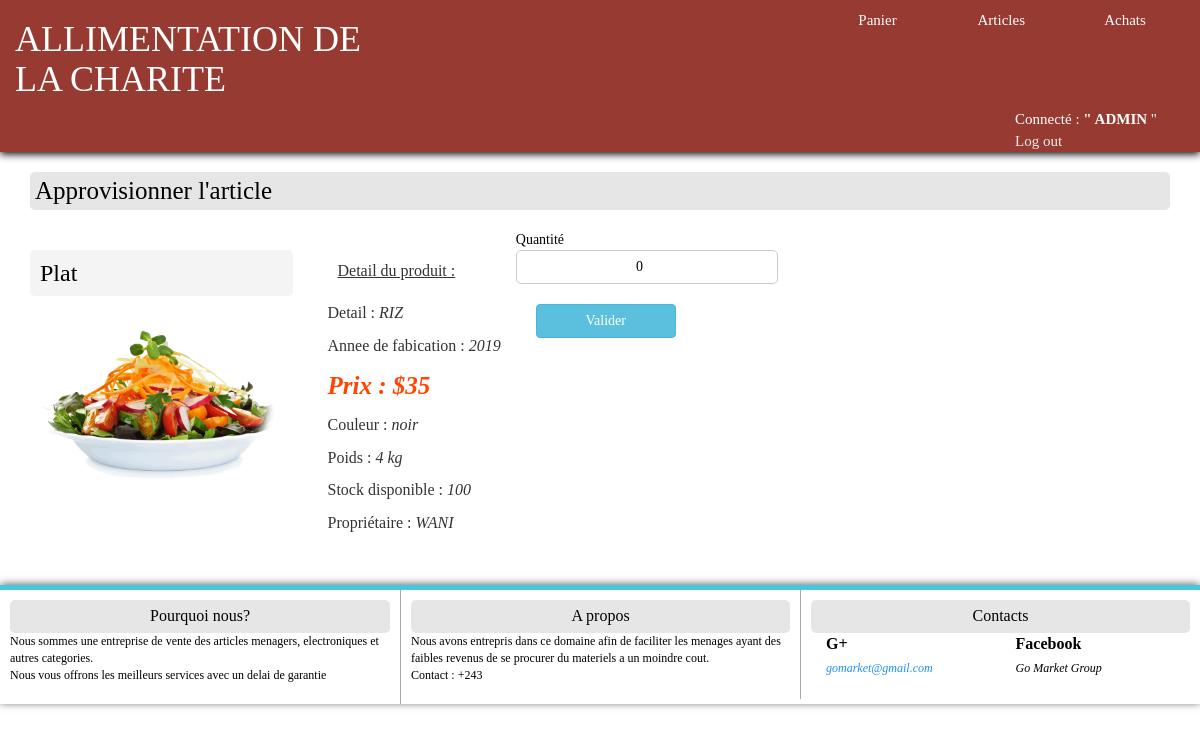
Page /approvisionnerArticle.php?idArticle=9 (signed in) on the committed database.
### tables this page shows
CREATE TABLE `tarticle` (
  `id_article` int(11) NOT NULL,
  `nomArticle` varchar(50) NOT NULL,
  `detailArticle` varchar(255) NOT NULL,
  `anneeFabrication` varchar(5) NOT NULL,
  `couleurArticle` varchar(10) NOT NULL,
  `poidsArticle` varchar(10) NOT NULL,
  `prixUnitArticle` varchar(10) NOT NULL,
  `img_article` varchar(500) NOT NULL,
  `quantiteStock` int(11) DEFAULT '0',
  `fournisseurArticle` varchar(50) DEFAULT NULL
);

### approvisionnerArticle.php (the view, shortened to what this page needs)
<!DOCTYPE html>
<html>
    <head>
        <link rel="stylesheet" href="css/bootstrap.css">
        <link rel="stylesheet" href="css/style.css">
    </head>
    <body>
        <div class="container-fluid" id="header">
            <?php
                include ("include/header.php");
            ?>
        </div>
        <div class="container" id="container">
            <h2 id="block-header" style="text-align: left;">Approvisionner l'article</h2> <br>
            <div class="row">
                <?php
                include 'include/config.php';
                if (isset($_GET["idArticle"]))
                {
                    $id_article=trim(htmlentities($_GET["idArticle"]));
                }
                $result=mysqli_query($con, "select * from tArticle where id_article='$id_article'");
                while ($row=mysqli_fetch_array($result))
                {
                    ?>
                        <div class="col-md-3" id="" style="height:;">
                            <h3 style="color: #000; background: rgb(244, 244, 244); padding: 10px; border-radius: 5px;"><?php echo $row["nomArticle"];?></h3>
                            <img style="float: left" src="img/<?php echo $row["img_article"]; ?>" alt="" id="img" class="img-responsive">
                        </div>
                        <div style="float: left; font-size: 16px; margin-left: 20px; margin-top: 20px">
                            <p style="text-decoration:underline;padding: 10px; border-radius: 5px;">Detail du produit :</p>
                            <p>Detail : <em><?php echo $row["detailArticle"];?></em></p>
                            <p>Annee de fabication : <em><?php echo $row["anneeFabrication"]; ?></em></p>
                            <p style="font-size: 25px; font-style: italic; font-weight: bold; color: orangered">Prix : <em>$<?php echo $row["prixUnitArticle"];  ?></em></p>
                            <p>Couleur : <em><?php echo $row["couleurArticle"];  ?></em></p>
                            <p>Poids : <em><?php echo $row["poidsArticle"];  ?> kg</em></p>
                            <p>Stock disponible : <em><?php echo $row["quantiteStock"];  ?></em></p>
                            <p>Propriétaire : <em><?php echo $row["fournisseurArticle"];  ?></em></p>
                        </div>
                    <?php
                    if ($_SESSION["username"]=="admin") {
                        ?>
                        <div class="col-md-3">
                            <form action="insertApprov.php" method="post">
                                Quantité
                                <input type="number" name="qteApprov" class="form-control" value="0">
                                <input type="submit" name="approv" class="btn btn-info" value="Valider" style="clear: both; margin: 20px; width: 140px">
                            </form>
                        </div>
                        <?php
                    }
                    ?>
                    <?php
                }
                ?>
            </div>
        </div>
    <br>
    <div class="container-fluid" id="footer">
        <?php
            include ("include/footer.php");
        ?>
    </div>
    </body>
</html>

### css/style.css (style rules this page uses)
html { height: 100%; margin: 0; padding: 0; position: relative; }
body { min-width: 100%; min-height: 100%; background-size:cover; background-repeat: no-repeat; }
body:after { opacity: 0.2; }
form { color: #000; }
.container-fluid { color: #fff; width: 100%; }
#header { background-color: #963a32; box-shadow: 0px 2px 8px 0px black; font-family: "Century Gothic"; font-size: 15px; width: 100%; }
.container { margin-top: 20px; font-family: "Century Gothic"; }
#block-header { color: black; font-family: "Century Gothic"; text-align: center; font-size: 25px; background: rgb(230, 230, 230); border-radius: 5px; padding: 5px; margin: 0; }
.form-control { text-align: center; width: 100%; border-radius: 5px; box-shadow: none; color: #000; }
#footer { bottom: 0px; width: 100%; background: white; box-shadow: 0px -1px 8px 0px dimgray; color: #000; margin-top: 20px; }
#img { margin: 0 auto; width: 100%; height: 100%; }

### rows in the picture
tarticle: nomArticle "Plat", img_article (picture), detailArticle "RIZ", anneeFabrication "2019", prixUnitArticle "35", couleurArticle "noir", poidsArticle "4", quantiteStock "100", fournisseurArticle "WANI"

### other values in the picture
$_SESSION["username"] "ADMIN"
